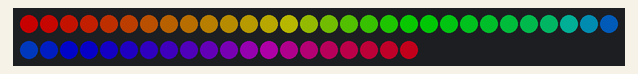
Bench run of a sketch on a simulated Arduino Uno, built with avr-gcc and run on an emulated ATmega328P. Shown: 50 RGB LEDs in strip order, left to right, continuing on the next row. Dim RGB values are drawn brighter than linear; random numbers use the default seed unless the sketch sets one.

Above: at 3.11 s.
At 8.15 s:
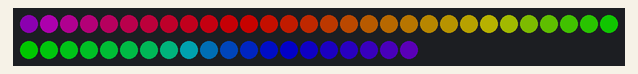
At 12.02 s:
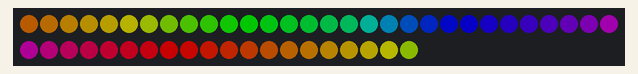
At 16.31 s:
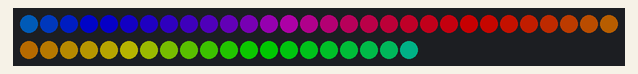
At 21.46 s:
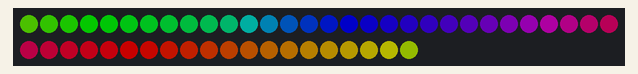
At 39.88 s:
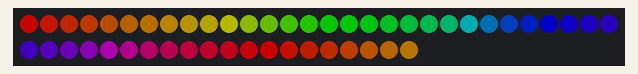

The sketch:

String_Light_Set_3.ino
```cpp
#include <FastLED.h>
#define LED_PIN     5
#define NUM_LEDS    50
#define BRIGHTNESS  100
#define LED_TYPE    WS2811
#define COLOR_ORDER RGB
#define STROBE 0.5
#define CLOCK_PIN 1
#define GAP 1
#define COLOR_CHANGE_RATE 0
#define MODE_CHANGE_RATE 100
#define NUM_PATTERN1 500
#define NUM_PATTERN2 10


CRGB leds[NUM_LEDS];

#define UPDATES_PER_SECOND 100
int h = 0;

void setup() {
  delay( 3000 ); // power-up safety delay
    FastLED.addLeds<LED_TYPE, LED_PIN, COLOR_ORDER>(leds, NUM_LEDS).setCorrection( TypicalLEDStrip );
    FastLED.setBrightness(  BRIGHTNESS );

}

void loop() {

    for(int i=0; i<NUM_PATTERN1; i++) {
      Rainbow_Cycle();
     }

    for(int i=0; i<NUM_PATTERN2; i++) {
      Sparkle_White();
    }

}

void Rainbow_Cycle(){
    for(int i = 0; i < NUM_LEDS; i++) {
        h = h + 5.1;
        leds[i] = CHSV( h, 255, 255 );
        delay(GAP);
    }
    FastLED.show();
    delay(COLOR_CHANGE_RATE);
}

void Sparkle_White(){
  for(int i = 0; i < NUM_LEDS; i++) {
//      h = h + 5;
      leds[random(NUM_LEDS)] = CHSV( 255, 0, 255 ); // Change To Random LED and change color to White
      FastLED.show();
      delay(STROBE);
      fill_solid(leds, NUM_LEDS, CHSV( 0, 0, 0 )); // Set all to Off.
      FastLED.show();
      delay(GAP);

  }
}
```
